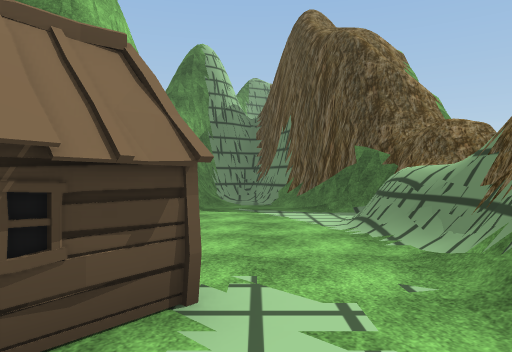
View 1 (above)

20 first-person views from a walk through a 3-D level made in the Unity game engine. The camera is 1.5 m above the floor, looks level and sees 70° across. The floor is counted in squares, 2 m on a side. Each view is taken from the middle of a square. On the plan, view 1 faces up. The plan holds only what a view shows up to about 11 squares ahead; the rest is blank. The place goes on beyond the plan. Some animated figures are left out. Some surface patterns are stand-ins.

View 2
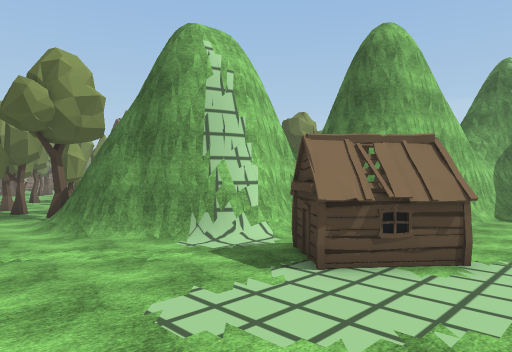

View 3
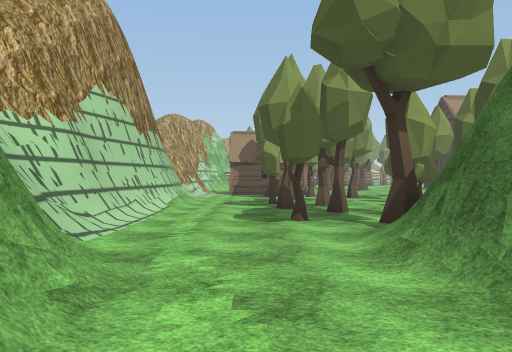

View 4
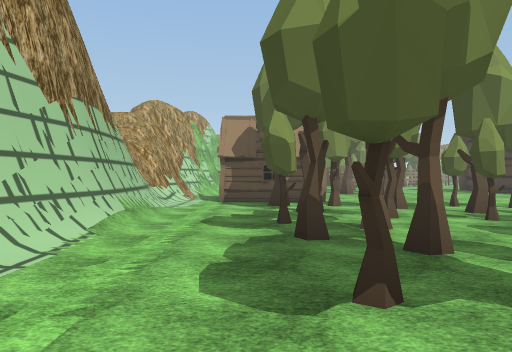

View 5
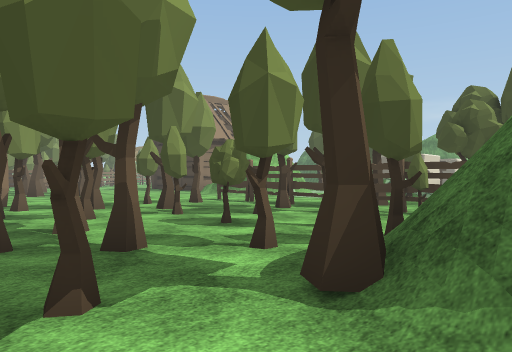

View 6
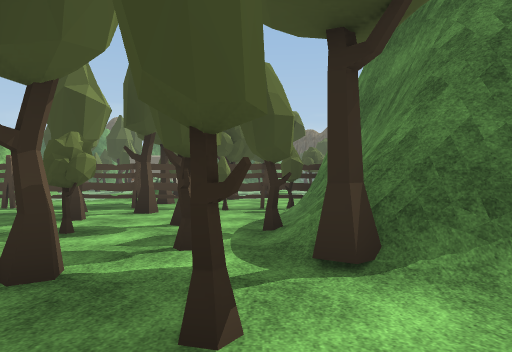

View 7
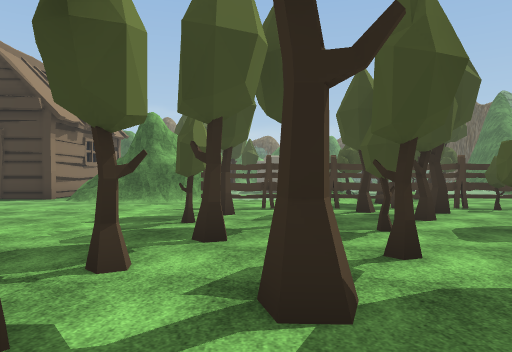

View 8
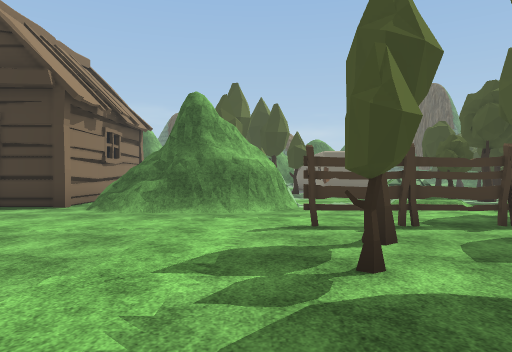

View 9
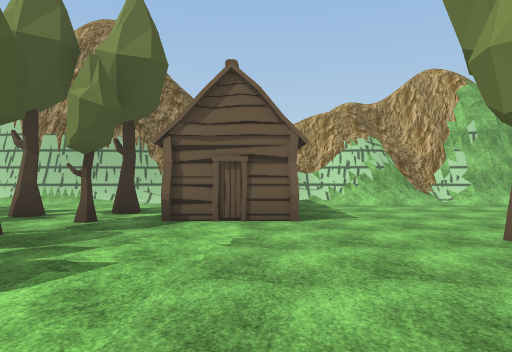

View 10
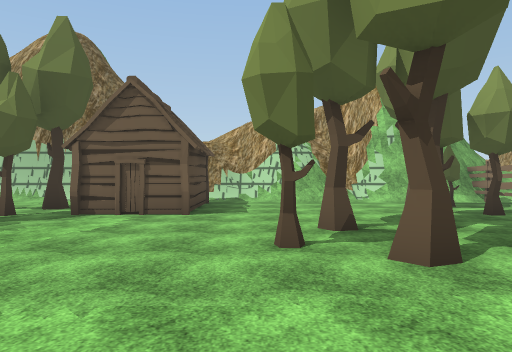

View 11
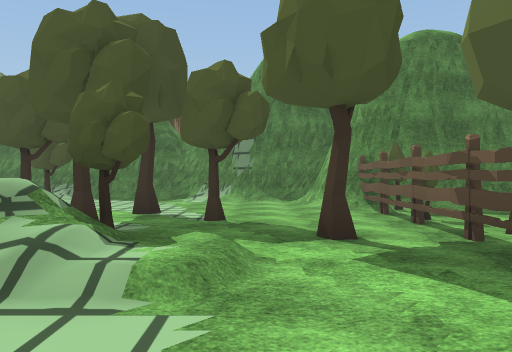

View 12
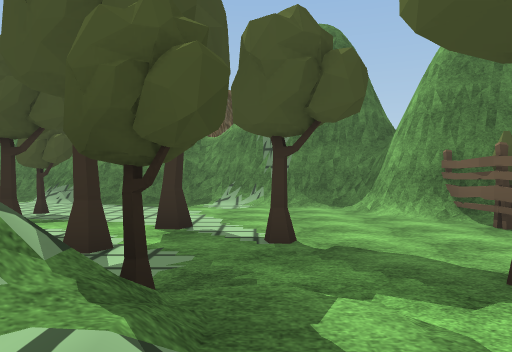

View 13
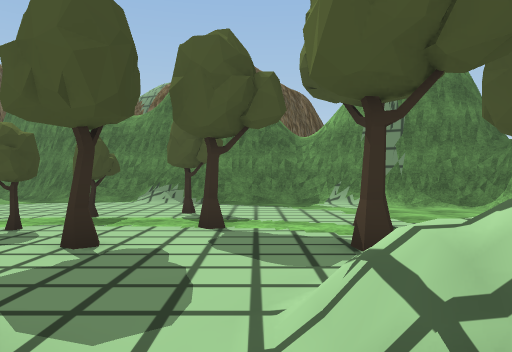

View 14
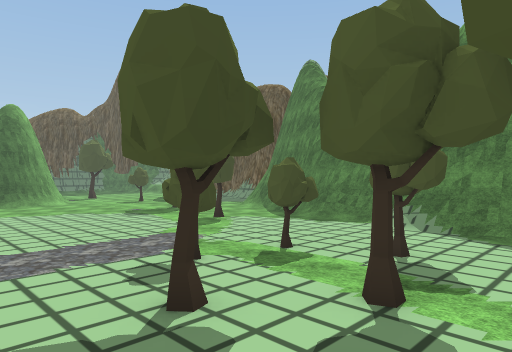

View 15
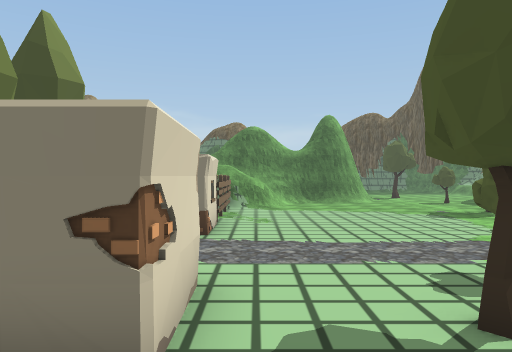

View 16
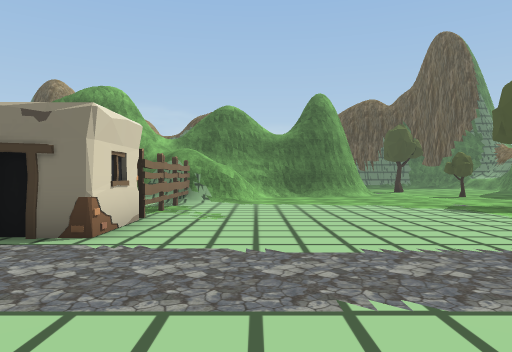

View 17
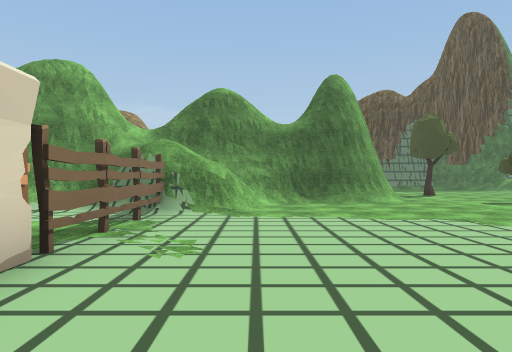

View 18
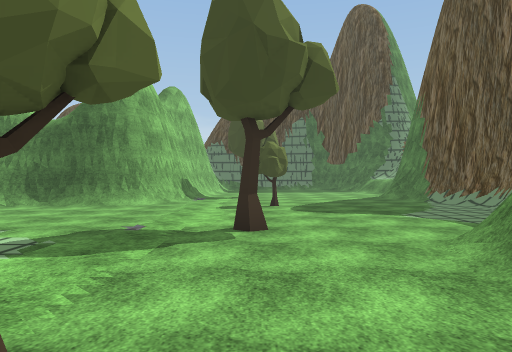

View 19
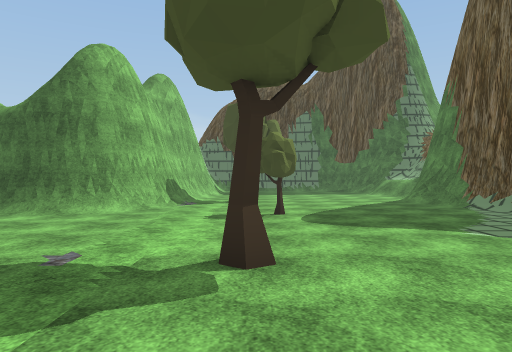

View 20
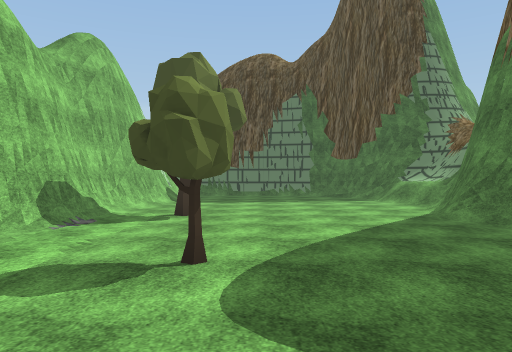

### Floor plan
Key: @ floor where view 1 was taken; # wall or solid block; . floor; / step, stairs or slope; = window, fence, low wall or low ledge; ^ raised ledge; v drop or lower ground; H house; T tree; F fence.
Columns run from 25 left of view 1 to 4 right of it. Each row starts with its distance up from view 1.
 35                   #....../ #
 34                   #......//#
 33                   #....../##
 32                   #......##
 31                  ##.T....#
 30                  ##......#
 29                  #.......##
 28             ######........#
 27              =///...T.....#
 26         ### #=.........../
 25         /=##=............/
 24          ..F.............
 23          ..F........T../
 22           .F........../#
 21           .F..........##
 20            #..........
 19           ##.......T..
 18           .........../
 17            ..........##
 16            ....T.....##
 15            #...T.T...#
 14            #..T......#
 13            H...T.T...#
 12           .//........#
 11   H      .////T......# ####
 10   H      .//T..T..../# #//#
  9 HHH/#####.///.T..../## #/.##
  8  ...####.../.......##  #...##
  7   ..........T......##   ....#
  6    .....F.......F###    ...^^^
  5  .......FFFTFTTFT#      ...^
  4  T......T....T..##   #  ...#v
  3 ...T....T.T.T.T.##  ## H...#
  2 T.T........T.T.T##  ##.HH..#
  1 ........T.....T.#####..H..
  0 T....HH.T.T.TT..T###.....@
 -1 T.... H.TT...T.T..........
 -2 ..... H....T.............
 -3 .....HH...........///     /
 -4 /##// /.///////.//##
 -5 ###################

Where each view was taken, in squares from view 1:
view 1: 0 up, 0 right, facing up
view 2: 3 down, 1 right, facing up-left
view 3: 2 down, 4 left, facing left
view 4: 2 down, 8 left, facing left
view 5: 2 down, 8 left, facing up-left
view 6: 3 down, 10 left, facing up
view 7: 3 down, 16 left, facing up
view 8: 0 up, 18 left, facing up
view 9: 6 up, 20 left, facing down
view 10: 7 up, 22 left, facing down
view 11: 8 up, 17 left, facing right
view 12: 9 up, 15 left, facing right
view 13: 12 up, 15 left, facing right
view 14: 11 up, 13 left, facing up-right
view 15: 11 up, 13 left, facing up
view 16: 14 up, 12 left, facing up
view 17: 17 up, 12 left, facing up
view 18: 18 up, 5 left, facing up
view 19: 20 up, 5 left, facing up
view 20: 24 up, 4 left, facing up
